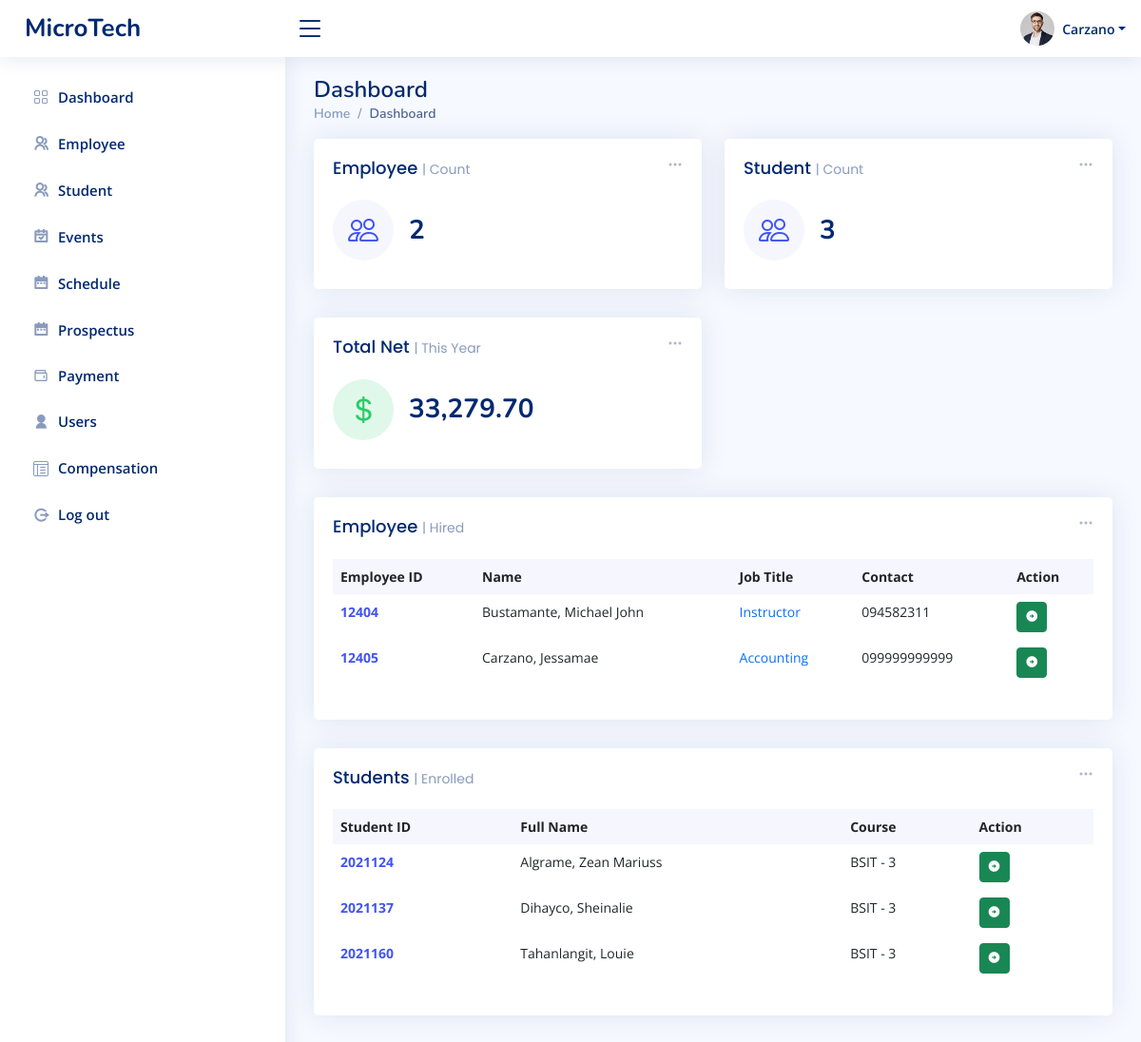
The app's page /admin/index.php (signed in) with its own data.
### tables this page shows
CREATE TABLE `tbl_users` (
  `user_id` int(11) NOT NULL,
  `user_fname` varchar(50) NOT NULL,
  `user_lname` varchar(50) NOT NULL,
  `user_email` varchar(80) NOT NULL,
  `user_name` varchar(50) NOT NULL,
  `user_pass` varchar(100) NOT NULL,
  `user_role` varchar(20) NOT NULL
);

CREATE TABLE `tbl_employee` (
  `employee_id` int(20) NOT NULL,
  `first_name` varchar(50) DEFAULT NULL,
  `last_name` varchar(50) DEFAULT NULL,
  `date_of_birth` date DEFAULT NULL,
  `gender` varchar(10) DEFAULT NULL,
  `hire_date` date DEFAULT NULL,
  `job_title` varchar(100) DEFAULT NULL,
  `department` varchar(50) DEFAULT NULL,
  `phone_number` varchar(20) DEFAULT NULL,
  `address` text DEFAULT NULL
);

CREATE TABLE `tbl_students` (
  `studentID` int(20) NOT NULL,
  `user_id` int(20) NOT NULL,
  `lname` varchar(50) NOT NULL,
  `fname` varchar(50) NOT NULL,
  `middleInitial` varchar(10) NOT NULL,
  `Suffix` varchar(15) NOT NULL,
  `course` varchar(50) NOT NULL,
  `year` int(10) NOT NULL,
  `contact` varchar(20) NOT NULL,
  `gender` varchar(10) NOT NULL,
  `bdate` varchar(50) NOT NULL,
  `pob` text NOT NULL,
  `email` varchar(50) NOT NULL,
  `major` varchar(50) NOT NULL,
  `nationality` varchar(20) NOT NULL,
  `civilStatus` varchar(20) NOT NULL,
  `religion` varchar(20) NOT NULL,
  `modality` varchar(20) NOT NULL,
  `fb` varchar(30) NOT NULL,
  `curAddress` varchar(200) NOT NULL,
  `cityAdd` varchar(200) NOT NULL,
  `zipcode` varchar(30) NOT NULL,
  `fatherName` varchar(50) NOT NULL,
  `fwork` varchar(50) NOT NULL,
  `motherName` varchar(50) NOT NULL,
  `mwork` varchar(50) NOT NULL,
  `primarySchool` varchar(100) NOT NULL,
  `primaryAddress` text NOT NULL,
  `primaryCompleted` varchar(30) NOT NULL,
  `entermediateSchool` varchar(100) NOT NULL,
  `entermediateAddress` text NOT NULL,
  `entermediateCompleted` varchar(30) NOT NULL,
  `hsSchool` varchar(100) NOT NULL,
  `hsAddress` text NOT NULL,
  `hsCompleted` varchar(30) NOT NULL,
  `shSchool` varchar(100) NOT NULL,
  `shAddress` text NOT NULL,
  `shCompleted` varchar(30) NOT NULL,
  `collegeSchool` varchar(100) NOT NULL,
  `collegeAddress` text NOT NULL,
  `collegeCompleted` varchar(30) NOT NULL
);

### admin/index.php (the view, shortened to what this page needs)
<?php
include_once "../templates/header.php";
include_once "includes/connect.php";
$statements = $conn->prepare("SELECT SUM(netpay) AS total_netpay FROM tbl_transaction");
$statements->execute();
$totalnet = $statements->fetch(PDO::FETCH_ASSOC);
$statements = $conn->prepare("SELECT COUNT(employee_id) AS count_emp FROM tbl_employee");
$statements->execute();
$empcount = $statements->fetch(PDO::FETCH_ASSOC);
$statements = $conn->prepare("SELECT COUNT(studentID) AS count_stud FROM tbl_students");
$statements->execute();
$studcount = $statements->fetch(PDO::FETCH_ASSOC);
?>
<main id="main" class="main">
  <div class="pagetitle">
    <h1>Dashboard</h1>
    <nav>
      <ol class="breadcrumb">
        <li class="breadcrumb-item"><a href="index.html">Home</a></li>
        <li class="breadcrumb-item active">Dashboard</li>
      </ol>
    </nav>
  </div>
  <section class="section dashboard">
    <div class="row">
      <div class="col-lg-12">
        <div class="row">
          <div class="col-xxl-4 col-md-6">
            <div class="card info-card sales-card">
              <div class="filter">
                <a class="icon" href="#" data-bs-toggle="dropdown"><i class="bi bi-three-dots"></i></a>
              </div>
              <div class="card-body">
                <h5 class="card-title">Employee <span>| Count</span></h5>
                <div class="d-flex align-items-center">
                  <div class="card-icon rounded-circle d-flex align-items-center justify-content-center">
                    <i class="bi bi-people"></i>
                  </div>
                  <div class="ps-3">
                    <h6><?php echo $empcount['count_emp'] ?></h6>
                  </div>
                </div>
              </div>
            </div>
          </div>
          <div class="col-xxl-4 col-md-6">
            <div class="card info-card sales-card">
              <div class="filter">
                <a class="icon" href="#" data-bs-toggle="dropdown"><i class="bi bi-three-dots"></i></a>
              </div>
              <div class="card-body">
                <h5 class="card-title">Student <span>| Count</span></h5>
                <div class="d-flex align-items-center">
                  <div class="card-icon rounded-circle d-flex align-items-center justify-content-center">
                    <i class="bi bi-people"></i>
                  </div>
                  <div class="ps-3">
                    <h6><?php echo $studcount['count_stud'] ?></h6>
                  </div>
                </div>
              </div>
            </div>
          </div>
          <div class="col-xxl-4 col-md-6">
            <div class="card info-card revenue-card">
              <div class="filter">
                <a class="icon" href="#" data-bs-toggle="dropdown"><i class="bi bi-three-dots"></i></a>
              </div>
              <div class="card-body">
                <h5 class="card-title">Total Net <span>| This Year</span></h5>
                <div class="d-flex align-items-center">
                  <div class="card-icon rounded-circle d-flex align-items-center justify-content-center">
                    <i class="bi bi-currency-dollar"></i>
                  </div>
                  <div class="ps-3">
                    <h6><?php echo number_format($totalnet['total_netpay'], 2, '.', ',') ?></h6>
                  </div>
                </div>
              </div>
            </div>
          </div>
          <div class="col-12">
            <div class="card recent-sales overflow-auto">
              <div class="filter">
                <a class="icon" href="#" data-bs-toggle="dropdown"><i class="bi bi-three-dots"></i></a>
              </div>
              <div class="card-body">
                <h5 class="card-title">Employee <span>| Hired</span></h5>
                <table class="table table-borderless datatable">
                  <thead>
                    <tr>
                      <th scope="col">Employee ID</th>
                      <th scope="col">Name</th>
                      <th scope="col">Job Title</th>
                      <th scope="col">Contact</th>
                      <th scope="col">Action</th>
                    </tr>
                  </thead>
                  <tbody>
                    <?php
                    $database = new Connection();
                    $db = $database->open();
                    try {
                      $sql = 'SELECT * FROM tbl_employee ORDER BY tbl_employee.last_name ASC';
                      foreach ($db->query($sql) as $row) {
                    ?>
                        <tr>
                          <th scope="row"><a href="#"><?php echo $row["employee_id"] ?></a></th>
                          <td><?php echo $row["last_name"] ?>, <?php echo $row["first_name"] ?></td>
                          <td><a href="#" class="text-primary"><?php echo $row["job_title"] ?></a></td>
                          <td><?php echo $row["phone_number"] ?></td>
                          <td>
                            <form action="profile.php" method="post">
                              <button type="submit" class="btn btn-sm btn-success" name="submit"><i class="ri-arrow-right-circle-fill"></i></button>
                            </form>
                          </td>
                        </tr>
                    <?php
                      }
                    } catch (PDOException $e) {
                      echo "There is some problem in connection: " . $e->getMessage();
                    }
                    ?>
                  </tbody>
                </table>
              </div>
            </div>
          </div>
          <div class="col-12">
            <div class="card recent-sales overflow-auto">
              <div class="filter">
                <a class="icon" href="#" data-bs-toggle="dropdown"><i class="bi bi-three-dots"></i></a>
              </div>
              <div class="card-body">
                <h5 class="card-title">Students <span>| Enrolled</span></h5>
                <table class="table table-borderless datatable">
                  <thead>
                    <tr>
                      <th scope="col">Student ID</th>
                      <th scope="col">Full Name</th>
                      <th scope="col">Course</th>
                      <th scope="col">Action</th>
                    </tr>
                  </thead>
                  <tbody>
                    <?php
                    $database = new Connection();
                    $db = $database->open();
                    try {
                      $sql = 'SELECT * FROM tbl_students ORDER BY lname ASC';
                      foreach ($db->query($sql) as $row) {
                    ?>
                        <tr>
                          <th scope="row"><a href=""><?php echo $row["studentID"] ?></a></th>
                          <td><?php echo $row["lname"] ?>, <?php echo $row["fname"] ?></td>
                          <td><?php echo $row["course"] ?> - <?php echo $row["year"] ?></td>
                          <td>
                            <form action="student_profile.php" method="post">
                              <button type="submit" class="btn btn-sm btn-success" name="submit"><i class="ri-arrow-right-circle-fill"></i></button>
                            </form>
                          </td>
                        </tr>
                    <?php
                      }
                    } catch (PDOException $e) {
                      echo "There is some problem in connection: " . $e->getMessage();
                    }
                    ?>
                  </tbody>
                </table>
              </div>
            </div>
          </div>
        </div>
      </div>
    </div>
  </section>
</main>
<?php
include_once "../templates/footer.php";
?>

### templates/header.php (shortened to what this page needs)
<?php
include_once "includes/connect.php";
$userid = $_SESSION["login"];
$statements = $conn->prepare("SELECT * FROM tbl_users WHERE user_id = '$userid'");
$statements->execute();
$user = $statements->fetch(PDO::FETCH_ASSOC);
$lname = $user['user_lname'];
?>
<!DOCTYPE html>
<html lang="en">
<head>
  <link href="../assets/vendor/bootstrap/css/bootstrap.min.css" rel="stylesheet">
  <link href="../assets/vendor/bootstrap-icons/bootstrap-icons.css" rel="stylesheet">
  <link href="../assets/vendor/boxicons/css/boxicons.min.css" rel="stylesheet">
  <link href="../assets/vendor/quill/quill.snow.css" rel="stylesheet">
  <link href="../assets/vendor/quill/quill.bubble.css" rel="stylesheet">
  <link href="../assets/vendor/remixicon/remixicon.css" rel="stylesheet">
  <link href="../assets/vendor/simple-datatables/style.css" rel="stylesheet">
  <link href="../assets/css/style.css" rel="stylesheet">
</head>
<body>
  <header id="header" class="header fixed-top d-flex align-items-center">
    <div class="d-flex align-items-center justify-content-between">
      <a href="../admin/index.php" class="logo d-flex align-items-center">
        <span class="d-none d-lg-block">MicroTech</span>
      </a>
      <i class="bi bi-list toggle-sidebar-btn"></i>
    </div>
    <nav class="header-nav ms-auto">
      <ul class="d-flex align-items-center">
        <li class="nav-item dropdown pe-3">
          <a class="nav-link nav-profile d-flex align-items-center pe-0" href="#" data-bs-toggle="dropdown">
            <img src="../assets/img/profile-img.jpg" alt="Profile" class="rounded-circle">
            <span class="d-none d-md-block dropdown-toggle ps-2"><?php echo $lname ?></span>
          </a>
        </li>
      </ul>
    </nav>
  </header>
  <aside id="sidebar" class="sidebar">
    <ul class="sidebar-nav" id="sidebar-nav">
      <li class="nav-item">
        <a class="nav-link collapsed" href="../admin/index.php">
          <i class="bi bi-grid"></i>
          <span>Dashboard</span>
        </a>
      </li>
      <li class="nav-item">
        <a class="nav-link collapsed" href="../admin/employee.php">
          <i class="ri ri-group-line"></i>
          <span>Employee</span>
        </a>
      </li>
      <li class="nav-item">
        <a class="nav-link collapsed" href="../admin/studentRecords1.php">
          <i class="ri ri-group-line"></i>
          <span>Student</span>
        </a>
      </li>
      <li class="nav-item">
        <a class="nav-link collapsed" href="../admin/event.php">
          <i class="ri-calendar-check-line"></i>
          <span>Events</span>
        </a>
      </li>
      <li class="nav-item">
        <a class="nav-link collapsed" href="../admin/schedule.php">
          <i class="ri-calendar-2-fill"></i>
          <span>Schedule</span>
        </a>
      </li>
      <li class="nav-item">
        <a class="nav-link collapsed" href="../admin/subject.php">
          <i class="ri-calendar-2-fill"></i>
          <span>Prospectus</span>
        </a>
      </li>
      <li class="nav-item">
        <a class="nav-link collapsed" href="../admin/payment.php">
          <i class="bx bx-wallet"></i>
          <span>Payment</span>
        </a>
      </li>
      <li class="nav-item">
        <a class="nav-link collapsed" href="../admin/user.php">
          <i class="ri-user-fill"></i>
          <span>Users</span>
        </a>
      </li>
      <li class="nav-item">
        <a class="nav-link collapsed" href="../admin/compensation.php">
          <i class="bi bi-layout-text-window-reverse"></i>
          <span>Compensation</span>
        </a>
      </li>
      <li class="nav-item">
        <a class="nav-link collapsed" href="../admin/includes/logout.inc.php">
          <i class="ri-logout-circle-r-line"></i>
          <span>Log out</span>
        </a>
      </li>
    </ul>
  </aside>

### records on screen
tbl_users: user_lname "Carzano"
tbl_employee: employee_id "12404", last_name "Bustamante", first_name "Michael John", job_title "Instructor", phone_number "094582311"
tbl_employee: employee_id "12405", last_name "Carzano", first_name "Jessamae", job_title "Accounting", phone_number "099999999999"
tbl_students: studentID "2021124", lname "Algrame", fname "Zean Mariuss", course "BSIT", year "3"
tbl_students: studentID "2021137", lname "Dihayco", fname "Sheinalie", course "BSIT", year "3"
tbl_students: studentID "2021160", lname "Tahanlangit", fname "Louie", course "BSIT", year "3"

### other values on screen
$empcount['count_emp'] "2"
$studcount['count_stud'] "3"
$totalnet['total_netpay'] "33,279.70"
